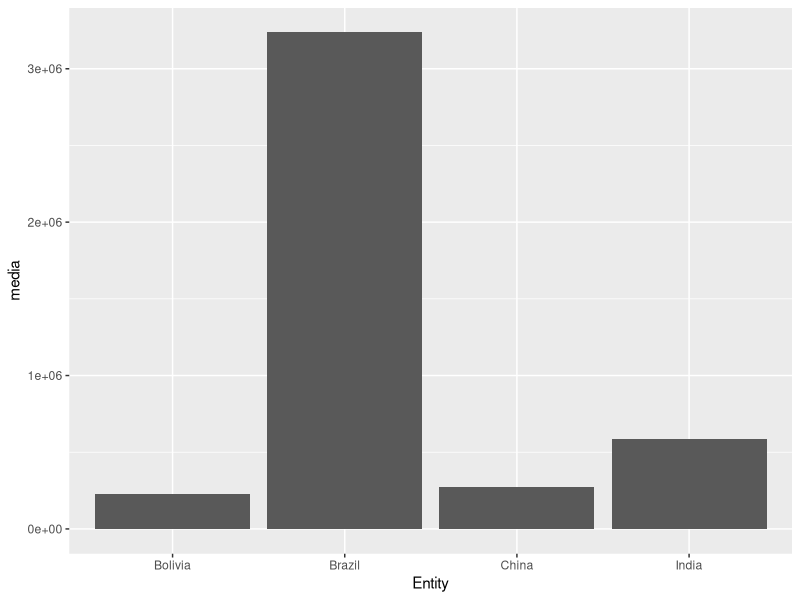

Write R code to recreate this figure.

# Desmatamento no mundo --------------------------------------------------------------------------------------------------------------------
# Autora do script: Jeanne Franco ----------------------------------------------------------------------------------------------------------
# Data: 25/08/22 ---------------------------------------------------------------------------------------------------------------------------
# Referência: https://ourworldindata.org/working-hours -------------------------------------------------------------------------------------

# Sobre os dados ---------------------------------------------------------------------------------------------------------------------------

### A perda florestal líquida não é o mesmo que a desflorestação - ela mede a 
### desflorestação mais quaisquer ganhos na floresta durante um determinado 
### período.

### Durante a década desde 2010, a perda líquida nas florestas a nível 
### mundial foi de 4,7 milhões de hectares por ano. No entanto, as taxas 
### de desflorestação foram muito mais elevadas.

### A FAO da ONU estima que 10 milhões de hectares de floresta foram 
### abatidos todos os anos.

# Pacotes necessários para as análises -----------------------------------------------------------------------------------------------------

library(tidyverse)

# Carregar dados ---------------------------------------------------------------------------------------------------------------------------

desm <- read.csv("annual-deforestation.csv")
view(desm)
names(desm)

# Manipular dados --------------------------------------------------------------------------------------------------------------------------

desm1 <- desm %>%
  select(-Code) %>%
  filter(Entity %in% c("Brazil", "China",
                       "Bolivia", "India")) %>%
  group_by(Entity) %>%
  summarise(media = mean(Deforestation),
            sd = sd(Deforestation), n = n(),
            se = sd/sqrt(n)) %>%
  view()

# Gráficos ---------------------------------------------------------------------------------------------------------------------------------

ggplot(desm1, aes(x = Entity, y = media)) +
  geom_col()
  
